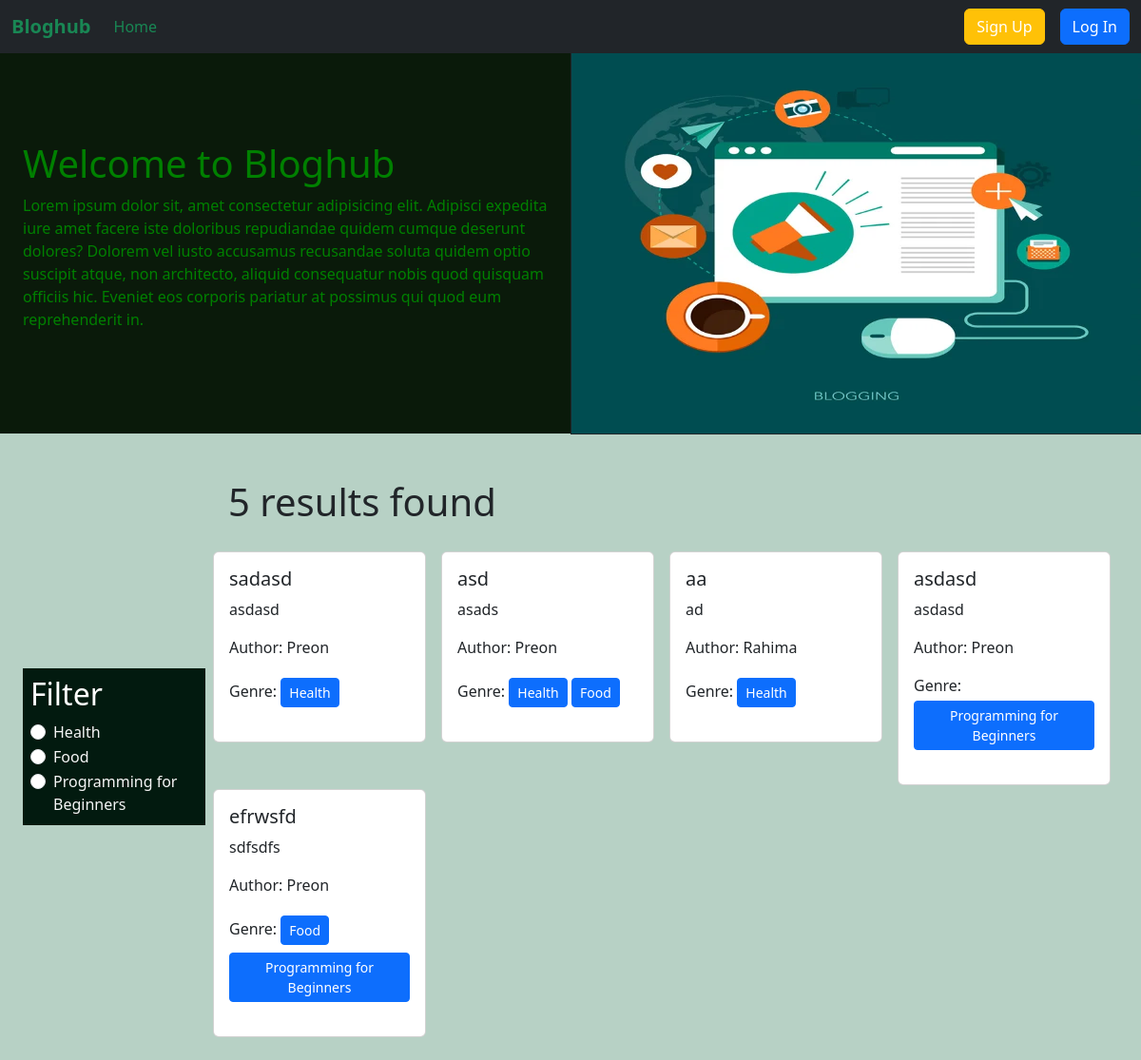
The page / on the database its author committed.
### categories/models.py (models this page shows)
class Category(models.Model):
    name=models.CharField(max_length=25)
    slug=models.SlugField(max_length=100,unique=True,null=True,blank=True)
    def __str__(self):
        return self.name

### posts/models.py (models this page shows, shortened)
class Post(models.Model):
    title=models.CharField(max_length=200)
    content=models.TextField(default=None)
    category=models.ManyToManyField(Category)
    author=models.ForeignKey(User,on_delete=models.CASCADE)

### Blog_Project/views.py (the view)
# urls.py: 2. Add a URL to urlpatterns:  path('', views.home, name='home')
def home(request,category_slug=None):
    post=Post.objects.all()
    if category_slug is not None:
        category=Category.objects.get(slug=category_slug)
        post=Post.objects.filter(category=category)
    category=Category.objects.all()
    return render(request,"home.html",{'posts':post,'categories':category})

### templates/home.html
{% extends 'base.html' %}
{% load static %}
{% block content %}
<div class="d-flex justify-content-center align-items-center" style="height:50vh;background-color: #0a1a0a;">
  <div class="col-6 p-4">
    <h1 style="color:green">Welcome to Bloghub</h1>
    <p style="color: green;">Lorem ipsum dolor sit, amet consectetur adipisicing elit. Adipisci expedita iure amet facere iste doloribus
      repudiandae quidem cumque deserunt dolores? Dolorem vel iusto accusamus recusandae soluta quidem optio suscipit
      atque, non architecto, aliquid consequatur nobis quod quisquam officiis hic. Eveniet eos corporis pariatur at
      possimus qui quod eum reprehenderit in.</p>
  </div>
  <div class="col-6 border border-dark">
    <img src="{% static 'header.jpg' %}" style="height:50vh; width:50vw;">
  </div>
</div>
<div class="d-flex justify-content-center flex-wrap p-4">
  <div class="col-2 m-auto p-2" style="background-color: #021a0f;">
    <h2 class="text-white">Filter</h2>
    {% for cat in categories %}
    <div class="form-check">
      <input class="form-check-input" type="radio" name="category" id="{{cat.id}}">
      <label class="form-check-label" for="{{cat.id}}">
        <a href="{% url 'ShowAsFiltered' cat.slug %}" style="text-decoration: none;color:whitesmoke">{{cat.name}}</a>
      </label>
    </div>
    {% endfor %}
  </div>
  <div class="col-10">
    <h1 class="m-4">{{posts|length}} results found</h1>
    <div class="d-flex flex-wrap">
      {% for post in posts %}
      <div class="col-3 mt-1">
        <div class="card mx-2">
          <div class="card-body">
            <h5 class="card-title">{{post.title}}</h5>
            <p class="card-text">{{post.content}}</p>
            <p class="card-text">Author: {{post.author.username}}</p>
            <p>Genre:
              {% for cat in post.category.all %}
              <button type="button" class="btn btn-primary btn-sm my-1">{{cat}}</button>
              {% endfor %}
            </p>
          </div>
        </div>
      </div>
      {% endfor %}
    </div>
  </div>
</div>
{% endblock content %}

### rows shown on the page
Category: name "Health"
Category: name "Food"
Category: name "Programming for Beginners"
Post: title "sadasd", content "asdasd", author.username "Preon"
Post: title "asd", content "asads", author.username "Preon"
Post: title "aa", content "ad", author.username "Rahima"
Post: title "asdasd", content "asdasd", author.username "Preon"
Post: title "efrwsfd", content "sdfsdfs", author.username "Preon"

### other values the page prints
{{ posts|length }} "5"
